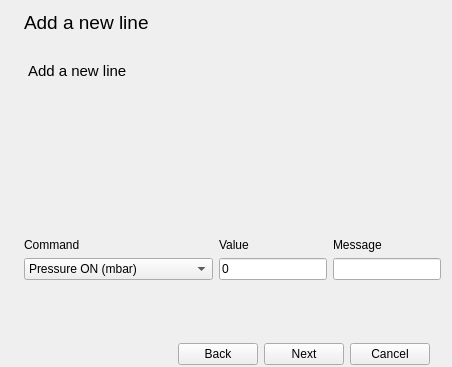
         <widget class="QWidget" name="page_5">
          <layout class="QGridLayout" name="gridLayout_13">
           <property name="bottomMargin">
            <number>0</number>
           </property>
           <item row="4" column="1">
            <spacer name="verticalSpacer_5">
             <property name="orientation">
              <enum>Qt::Vertical</enum>
             </property>
             <property name="sizeHint" stdset="0">
              <size>
               <width>20</width>
               <height>40</height>
              </size>
             </property>
            </spacer>
           </item>
           <item row="3" column="1">
            <widget class="QComboBox" name="comboBox">
             <item>
              <property name="text">
               <string>Pressure ON (mbar)</string>
              </property>
             </item>
             <item>
              <property name="text">
               <string>Pressure OFF (mbar)</string>
              </property>
             </item>
             <item>
              <property name="text">
               <string>Vacuum Switch (mbar)</string>
              </property>
             </item>
             <item>
              <property name="text">
               <string>Vacuum Recirculation (mbar)</string>
              </property>
             </item>
             <item>
              <property name="text">
               <string>Solution 1 (open/close)</string>
              </property>
             </item>
             <item>
              <property name="text">
               <string>Solution 2 (open/close)</string>
              </property>
             </item>
             <item>
              <property name="text">
               <string>Solution 3 (open/close)</string>
              </property>
             </item>
             <item>
              <property name="text">
               <string>Solution 4 (open/close)</string>
              </property>
             </item>
             <item>
              <property name="text">
               <string>Wait (sec)</string>
              </property>
             </item>
             <item>
              <property name="text">
               <string>Ask</string>
              </property>
             </item>
             <item>
              <property name="text">
               <string>All off</string>
              </property>
             </item>
             <item>
              <property name="text">
               <string>Pump off</string>
              </property>
             </item>
             <item>
              <property name="text">
               <string>Valve state</string>
              </property>
             </item>
             <item>
              <property name="text">
               <string>Wait sync</string>
              </property>
             </item>
             <item>
              <property name="text">
               <string>Sync out</string>
              </property>
             </item>
            </widget>
           </item>
           <item row="3" column="2">
            <widget class="QLineEdit" name="lineEdit_2">
             <property name="text">
              <string>0</string>
             </property>
            </widget>
           </item>
           <item row="3" column="3">
            <widget class="QLineEdit" name="lineEdit">
             <property name="text">
              <string/>
             </property>
            </widget>
           </item>
           <item row="1" column="1" colspan="3">
            <widget class="QPlainTextEdit" name="plainTextEdit_6">
             <property name="font">
              <font>
               <pointsize>11</pointsize>
              </font>
             </property>
             <property name="styleSheet">
              <string notr="true">QPlainTextEdit {
    background-color: transparent;
    /*background-image: url(draft.png);*/
    background-attachment: scroll;
}</string>
             </property>
             <property name="frameShape">
              <enum>QFrame::NoFrame</enum>
             </property>
             <property name="plainText">
              <string>
Add a new line
</string>
             </property>
            </widget>
           </item>
           <item row="0" column="1">
            <widget class="QLabel" name="label_20">
             <property name="font">
              <font>
               <pointsize>14</pointsize>
              </font>
             </property>
             <property name="text">
              <string>Add a new line</string>
             </property>
            </widget>
           </item>
           <item row="5" column="1" colspan="3">
            <widget class="QGroupBox" name="groupBox_8">
             <property name="maximumSize">
              <size>
               <width>16777215</width>
               <height>45</height>
              </size>
             </property>
             <property name="styleSheet">
              <string notr="true">QGroupBox {
    border: 2px solid transparent;
}</string>
             </property>
             <property name="title">
              <string/>
             </property>
             <layout class="QGridLayout" name="gridLayout_16">
              <property name="bottomMargin">
               <number>0</number>
              </property>
              <item row="0" column="2">
               <widget class="QPushButton" name="pushButton_next5">
                <property name="text">
                 <string>Next</string>
                </property>
               </widget>
              </item>
              <item row="0" column="3">
               <widget class="QPushButton" name="pushButton_cancel5">
                <property name="text">
                 <string>Cancel</string>
                </property>
               </widget>
              </item>
              <item row="0" column="1">
               <widget class="QPushButton" name="pushButton_back5">
                <property name="text">
                 <string>Back</string>
                </property>
               </widget>
              </item>
              <item row="0" column="0">
               <spacer name="horizontalSpacer_9">
                <property name="orientation">
                 <enum>Qt::Horizontal</enum>
                </property>
                <property name="sizeHint" stdset="0">
                 <size>
                  <width>40</width>
                  <height>20</height>
                 </size>
                </property>
               </spacer>
              </item>
             </layout>
            </widget>
           </item>
           <item row="0" column="0" rowspan="6">
            <widget class="QLabel" name="label_19">
             <property name="maximumSize">
              <size>
               <width>140</width>
               <height>16777215</height>
              </size>
             </property>
             <property name="text">
              <string/>
             </property>
             <property name="pixmap">
              <pixmap>icons/watermark1.png</pixmap>
             </property>
             <property name="alignment">
              <set>Qt::AlignLeading|Qt::AlignLeft|Qt::AlignTop</set>
             </property>
            </widget>
           </item>
           <item row="2" column="1">
            <widget class="QLabel" name="label_13">
             <property name="text">
              <string>Command</string>
             </property>
            </widget>
           </item>
           <item row="2" column="2">
            <widget class="QLabel" name="label_14">
             <property name="text">
              <string>Value</string>
             </property>
            </widget>
           </item>
           <item row="2" column="3">
            <widget class="QLabel" name="label_15">
             <property name="text">
              <string>Message</string>
             </property>
            </widget>
           </item>
          </layout>
         </widget>
